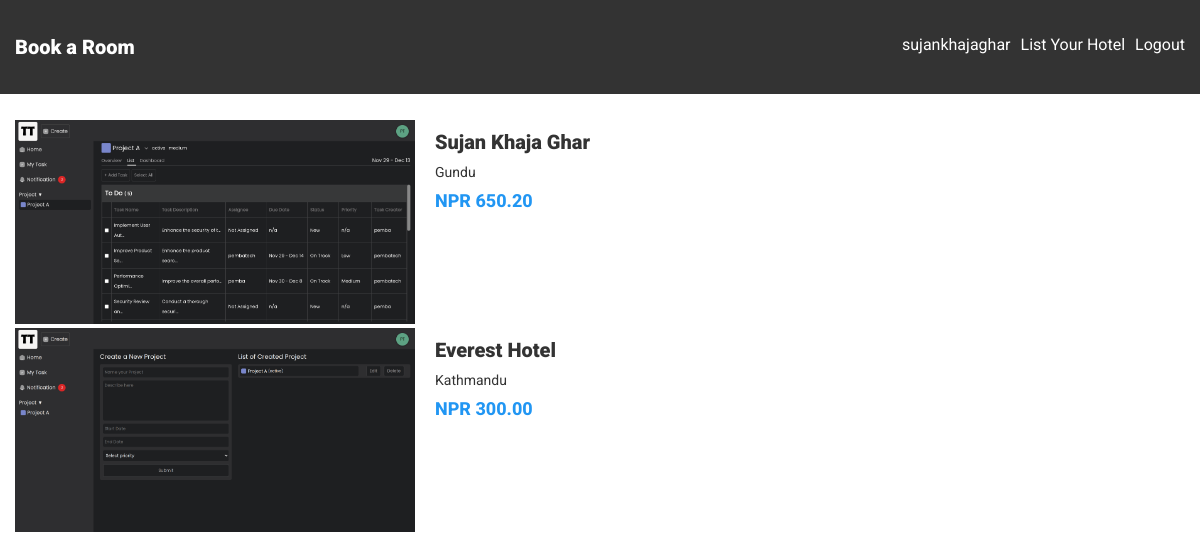
Page / (signed in) on the committed database.
### user/models.py (models this page shows, shortened)
class CustomUser(AbstractUser):
    is_corporate = models.BooleanField(default=False)

### hotel/models.py (models this page shows, shortened)
class Hotel(models.Model):
    hotelier = models.ForeignKey(
        settings.AUTH_USER_MODEL, on_delete=models.SET_NULL, null=True
    )
    name = models.CharField(max_length=255)
    address = models.CharField(max_length=255)
    description = models.TextField(null=True)
    price = models.DecimalField(max_digits=10, decimal_places=2, null=True)
    slug = models.SlugField(max_length=255, null=True, blank=True)

class HotelImage(models.Model):
    hotel = models.ForeignKey(Hotel, on_delete=models.CASCADE, null=True)
    hotel_images = models.ImageField(upload_to="hotel/hotel_images/", null=True)

### base/views.py (the view)
# urls.py: path('', home, name = "home"),
def home(request):
    if request.user.is_authenticated and request.user.is_corporate:
        hotels = Hotel.objects.filter(hotelier__username = request.user.username)
    else:
        hotels = Hotel.objects.all()
    context = {"hotels": hotels}
    return render(request, "base/index.html", context)

### base/templates/base/index.html (shortened to what this page needs)
{% extends "base.html" %}
{% block content %}
{% include "hotel/hotels.html" %}
{% endblock content %}

### templates/nav.html
<div class="navigation position-sticky">
    <div class="nav-left-side">
        <a href="{% url 'base:home' %}" class="app-link heading">Book a Room</a>
    </div>
    <div class="nav-right-side" style="display: flex; gap:10px;">
        {% if request.user.is_authenticated %}
            {% if request.user.is_corporate %}
                <a href="{% url 'hotel:dashboard' %}">{{ request.user.username }}</a>
                <a href="{% url 'hotel:list_hotel' %}">List Your Hotel</a>
            {% else %}
                <a href="{% url 'user:dashboard' %}">{{ request.user.username }}</a>
            {% endif %}
            <a href="{% url 'base:logout_user' %}">Logout</a>
        {% else %}
            <a href="{% url 'base:login_user' %}">Login</a>
            <a href="{% url 'base:register_user' %}">Register</a>
        {% endif %}
    </div>
</div>

### hotel/templates/hotel/hotels.html (shortened to what this page needs)
<div class="hotel-cards">
    <ul>
        {% for hotel in hotels %}
        <div class="hotel-card">
            <a href="{% url 'hotel:hotel_detail' hotel.slug %}">
                <li>
                    <div class="div-flex">
                        <div class="hotel-pic">
                            <img src="{{ hotel.hotelimage_set.all.first.hotel_images.url }}" alt="{{ hotel.name }}">
                        </div>
                        <div class="hotel-detail">
                            <p class="heading">
                                {{ hotel.name }}
                            </p>
                            <p class="hotel-info">
                                {{ hotel.address }}
                            </p>
                            <p class="hotel-info price">
                                <span>
                                    NPR
                                    {{ hotel.price }}
                                </span>
                            </p>
                        </div>
                    </div>
                </li>
            </a>
        </div>
        {% endfor %}
    </ul>
</div>

### static/css/styles.css (style rules this page uses)
* { font-family: 'Roboto', sans-serif; color: #333; }
body { margin: 0; padding: 0; }
p { margin: 10px 0; }
ul { list-style-type: none; padding: 0; }
a { text-decoration: none; }
.div-flex { display: flex; gap: 20px; }
.position-sticky { position: sticky; top: 0; }
.heading { font-size: 20px; font-weight: 900; }
.navigation { background-color: #333; color: #fff; display: flex; flex-direction: row; justify-content: space-between; padding: 35px 15px; }
.navigation a { color: #fff; }
.hotel-info { font-size: 14px; font-weight: 400; }
.hotel-info.price, .hotel-info.price span { font-size: 18px; font-weight: 800; color: #2196F3; }
.hotel-card .hotel-pic img { width: 400px; }

### rows in the picture
CustomUser: user.username "sujankhajaghar"
Hotel: hotelimage_set.all.first.hotel_images (picture), name "Sujan Khaja Ghar", address "Gundu", price "650.20"
Hotel: hotelimage_set.all.first.hotel_images (picture), name "Everest Hotel", address "Kathmandu", price "300.00"
